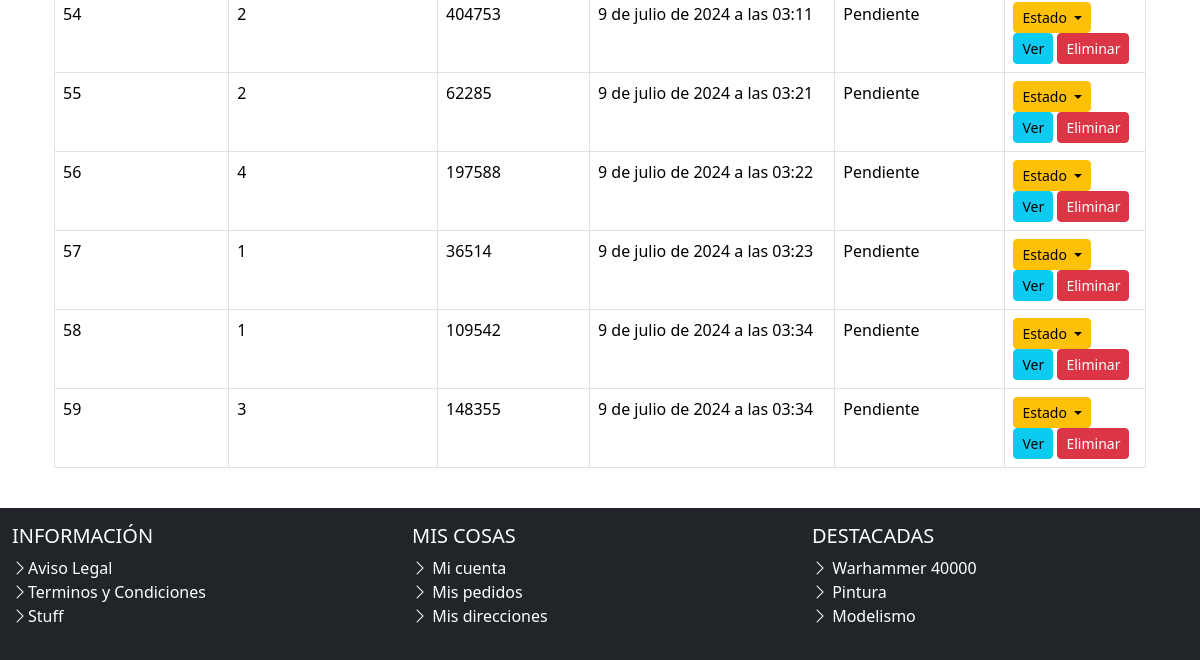
The app's page /listar-pedidos/ (signed in, lower part), older data.
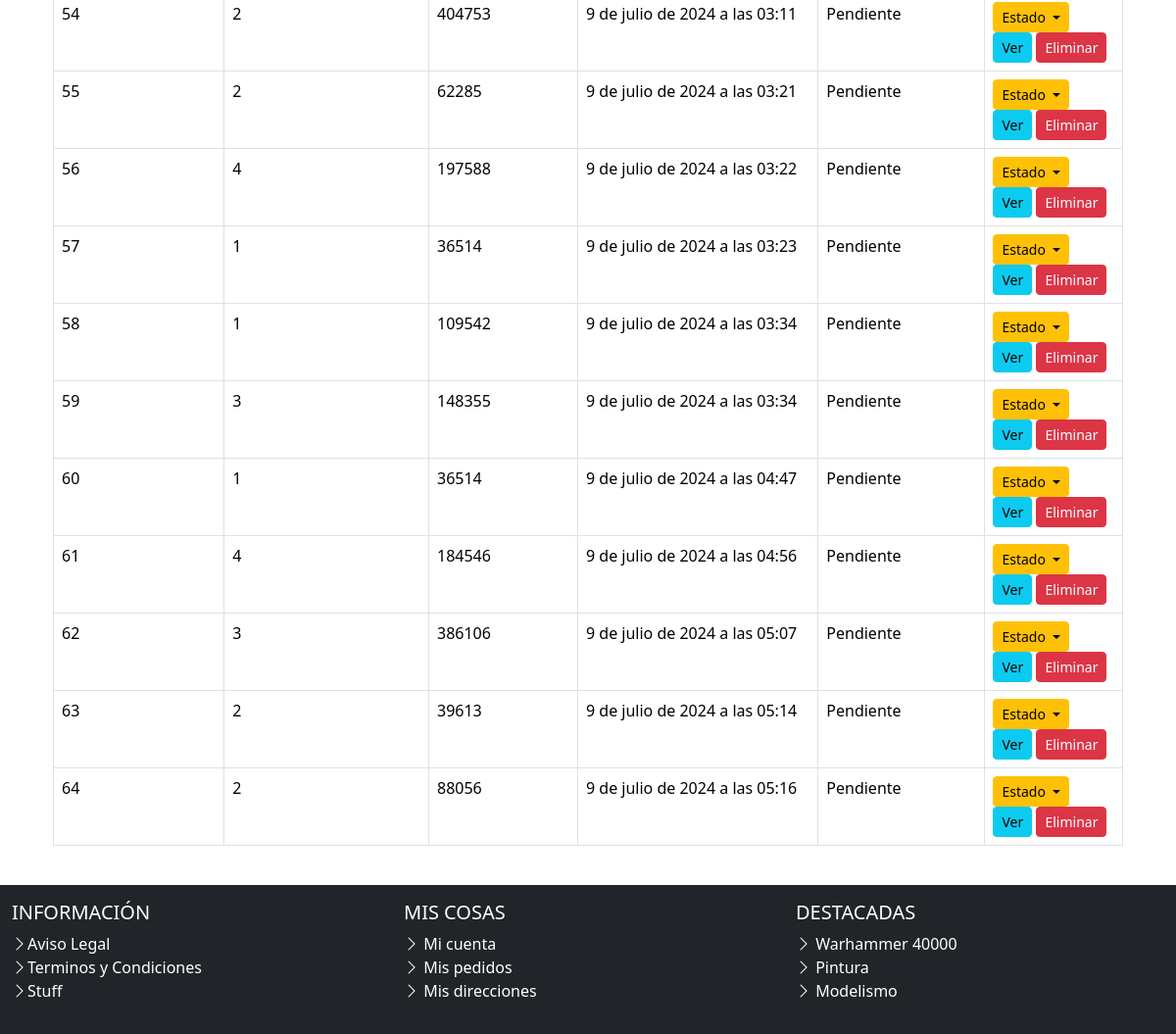
The same page, newer data.
### aplicacion/models.py (models this page shows, shortened)
class Compra(models.Model):
    usuario = models.ForeignKey(User, on_delete=models.CASCADE)
    productos = models.ManyToManyField(Producto, through='DetalleCompra')
    fecha_compra = models.DateTimeField(auto_now_add=True)
    boleta = models.ForeignKey(Boleta, on_delete=models.CASCADE, related_name='compras')
    total = models.IntegerField(default=0)
    estado = (
        ('P', 'Pendiente'),
        ('E', 'Enviado'),
        ('R', 'Recibido'),
        ('C', 'Cancelado'),
    )
    estado_entrega = models.CharField(max_length=1, choices=estado, default='P')

### aplicacion/views.py (the view)
# urls.py: path('listar-pedidos/', listar_pedidos, name='listar_pedidos'),
@user_passes_test(es_admin)
@login_required
def listar_pedidos(request):
    compras = Compra.objects.all()
    return render(request, 'aplicacion/crud-pedidos/listar_pedidos.html', {'compras': compras})

### aplicacion/context_processor.py (called while the page is built)
def total_carrito(request):
    total = 0
    if request.user.is_authenticated:
        carrito = request.session.get("carrito", [])
        if isinstance(carrito, list):
            for item in carrito:
                try:
                    total += item.get("cantidad", 0) * item.get("precio", 0)
                except (TypeError, KeyError):
                    continue
    return {"total_carrito": total}

### aplicacion/views.py (called while the page is built)
def es_admin(user):
    return user.is_authenticated and user.is_staff

### aplicacion/templates/aplicacion/crud-pedidos/listar_pedidos.html (shortened to what this page needs)
{% extends "aplicacion/base.html" %}
{% load static %}
{% load crispy_forms_tags %}
{% block contenido %}
<div class="container mt-5">
    {% if compras %}
        <table class="table table-bordered">
            <tbody>
                {% for compra in compras %}
                    <tr>
                        <td style="padding: 0.5">{{ compra.id }}</td>
                        <td style="padding: 0.5">{{ compra.detallecompra_set.count }}</td>
                        <td style="padding: 0.5">{{ compra.total }}</td>
                        <td style="padding: 0.5">{{ compra.fecha_compra }}</td>
                        <td style="padding: 0.5">{{ compra.get_estado_entrega_display }}</td>
                        <td style="padding: 0.5">
                            <div class="row">
                                <div class="col-lg-10">
                                    <div class="dropdown">
                                        <button class="btn btn-warning btn-sm dropdown-toggle" type="button" id="dropdownEstado{{ compra.id }}" data-bs-toggle="dropdown" aria-expanded="false">
                                            Estado
                                        </button>
                                    </div>
                                </div>
                            </div>
                            <button class="btn btn-info btn-sm" data-bs-toggle="modal" data-bs-target="#detalleModal" data-pedido-id="{{ compra.id }}">Ver</button>
                            <button class="btn btn-danger btn-sm" data-bs-toggle="modal" data-bs-target="#modalEliminarPedido{{ compra.id }}">Eliminar</button>
                        </td>
                    </tr>
                {% endfor %}
            </tbody>
        </table>
    {% else %}
        <p>No hay pedidos.</p>
    {% endif %}
</div>
{% endblock contenido %}

Row changes from the older to the newer data that the page shows:
added Compra: id "60", detallecompra_set.count "1", total "36514", fecha_compra "9 de julio de 2024 a las 04:47", estado_entrega "Pendiente"
added Compra: id "61", detallecompra_set.count "4", total "184546", fecha_compra "9 de julio de 2024 a las 04:56", estado_entrega "Pendiente"
added Compra: id "62", detallecompra_set.count "3", total "386106", fecha_compra "9 de julio de 2024 a las 05:07", estado_entrega "Pendiente"
added Compra: id "63", detallecompra_set.count "2", total "39613", fecha_compra "9 de julio de 2024 a las 05:14", estado_entrega "Pendiente"
added Compra: id "64", detallecompra_set.count "2", total "88056", fecha_compra "9 de julio de 2024 a las 05:16", estado_entrega "Pendiente"
